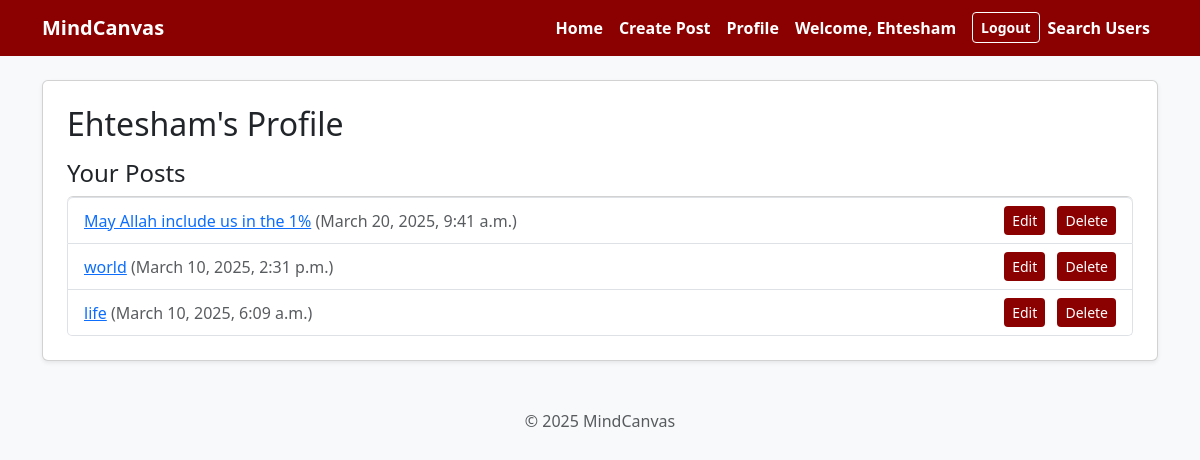
/accounts/profile/ (signed in), run on the app's committed database.
### posts/models.py (models this page shows, shortened)
class Post(models.Model):
    title = models.CharField(max_length=200)  # Post title
    content = models.TextField()  # Learning or idea content
    image = models.ImageField(upload_to='images/', blank=True, null=True)  # Optional image
    video = models.FileField(upload_to='videos/', blank=True, null=True)  # Optional video
    author = models.ForeignKey(User, on_delete=models.CASCADE)  # Post creator
    created_at = models.DateTimeField(auto_now_add=True)  # Timestamp

### posts/views.py (the view)
# urls.py: path('accounts/profile/', views.profile, name='profile'),
@login_required
def profile(request):
    posts = Post.objects.filter(author=request.user).order_by('-created_at')
    return render(request, 'registration/profile.html', {'posts': posts})

### templates/registration/profile.html (shortened to what this page needs)
{% extends 'base.html' %}
{% block content %}
<div class="card p-4 shadow-sm">
    <h2 class="mb-3">{{ user.username }}'s Profile</h2>
    <h4>Your Posts</h4>
    <ul class="list-group">
        {% for post in posts %}
            <li class="list-group-item d-flex justify-content-between align-items-center">
                <div>
                    <a href="{% url 'post_detail' post.pk %}">{{ post.title }}</a>
                    <span class="text-muted">({{ post.created_at }})</span>
                </div>
                <div>
                    <a href="{% url 'edit_post' post.pk %}" class="btn btn-sm btn-warning me-2">Edit</a>
                    <a href="{% url 'delete_post' post.pk %}" class="btn btn-sm btn-danger">Delete</a>
                </div>
            </li>
        {% empty %}
            <li class="list-group-item">No posts yet.</li>
        {% endfor %}
    </ul>
</div>
{% endblock %}

### templates/base.html (shortened to what this page needs)
{% load static %}
<!DOCTYPE html>
<html>
<head>
    <link rel="stylesheet" href="{% static 'bootstrap-5.3.3-dist/css/bootstrap.min.css' %}">
    <link rel="stylesheet" href="{% static 'css/style.css' %}">
</head>
<body class="bg-light">
<nav class="navbar navbar-expand-lg navbar-dark" style="background-color: #8B0000;">
  <div class="container">
    <a class="navbar-brand fw-bold" href="{% url 'index' %}">MindCanvas</a>
    <div class="collapse navbar-collapse" id="navbarNav">
      <ul class="navbar-nav ms-auto">
        <li class="nav-item">
          <a class="nav-link" href="{% url 'index' %}">Home</a>
        </li>
        <li class="nav-item">
          <a class="nav-link" href="{% url 'create_post' %}">Create Post</a>
        </li>
        {% if user.is_authenticated %}
          <li class="nav-item">
            <a class="nav-link" href="{% url 'profile' %}">Profile</a>
          </li>
          <li class="nav-item">
            <a class="nav-link disabled">Welcome, {{ user.username }}</a>
          </li>
          <li class="nav-item">
            <form method="post" action="{% url 'logout' %}" class="d-inline">
              <button type="submit" class="btn btn-light btn-sm mt-1 ms-2">Logout</button>
            </form>
          </li>
        {% endif %}
        <li class="nav-item">
          <a class="nav-link" href="{% url 'search_users' %}">Search Users</a>
        </li>
      </ul>
    </div>
  </div>
</nav>
<div class="container my-4">
    {% block content %}
    {% endblock %}
</div>
<footer class="text-center mt-5 mb-3">
  <p class="text-muted">&copy; 2025 MindCanvas</p>
</footer>
</body>
</html>

### static/css/style.css (style rules this page uses)
body { background-color: #f8f9fa; }
.btn, button { background-color: #8B0000 !important; color: #fff !important; border: none !important; border-radius: 4px !important; }
.navbar-dark .navbar-nav .nav-link { color: #fff !important; font-weight: 600; }
.navbar-dark .navbar-nav .btn-light { color: #fff !important; background-color: transparent !important; border: 1px solid #fff !important; font-weight: 600; }

### data on the page
Post: title "May Allah include us in the 1%", created_at "March 20, 2025, 9:41 a.m."
Post: title "world", created_at "March 10, 2025, 2:31 p.m."
Post: title "life", created_at "March 10, 2025, 6:09 a.m."

### other printed values
{{ user.username }} "Ehtesham"
